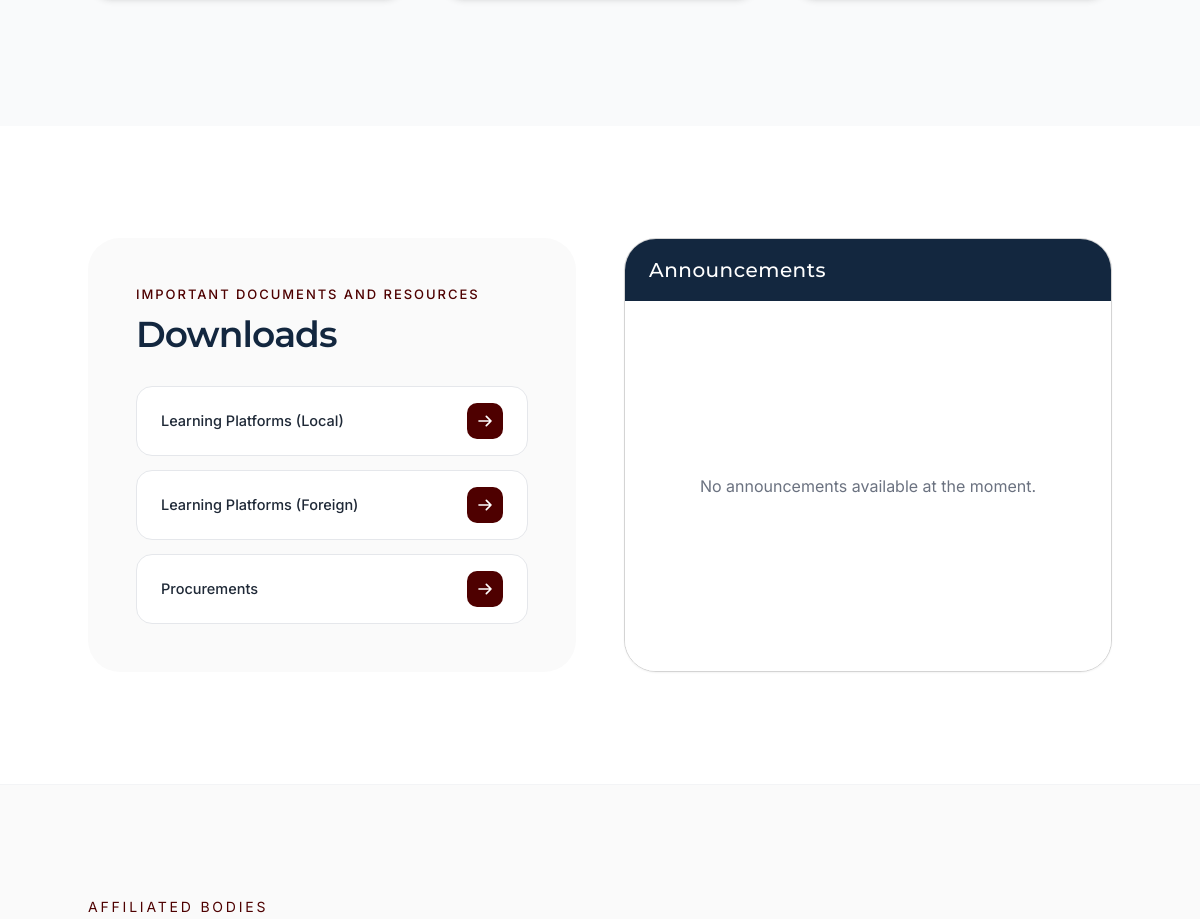
Before: / (middle part) with the older database file.
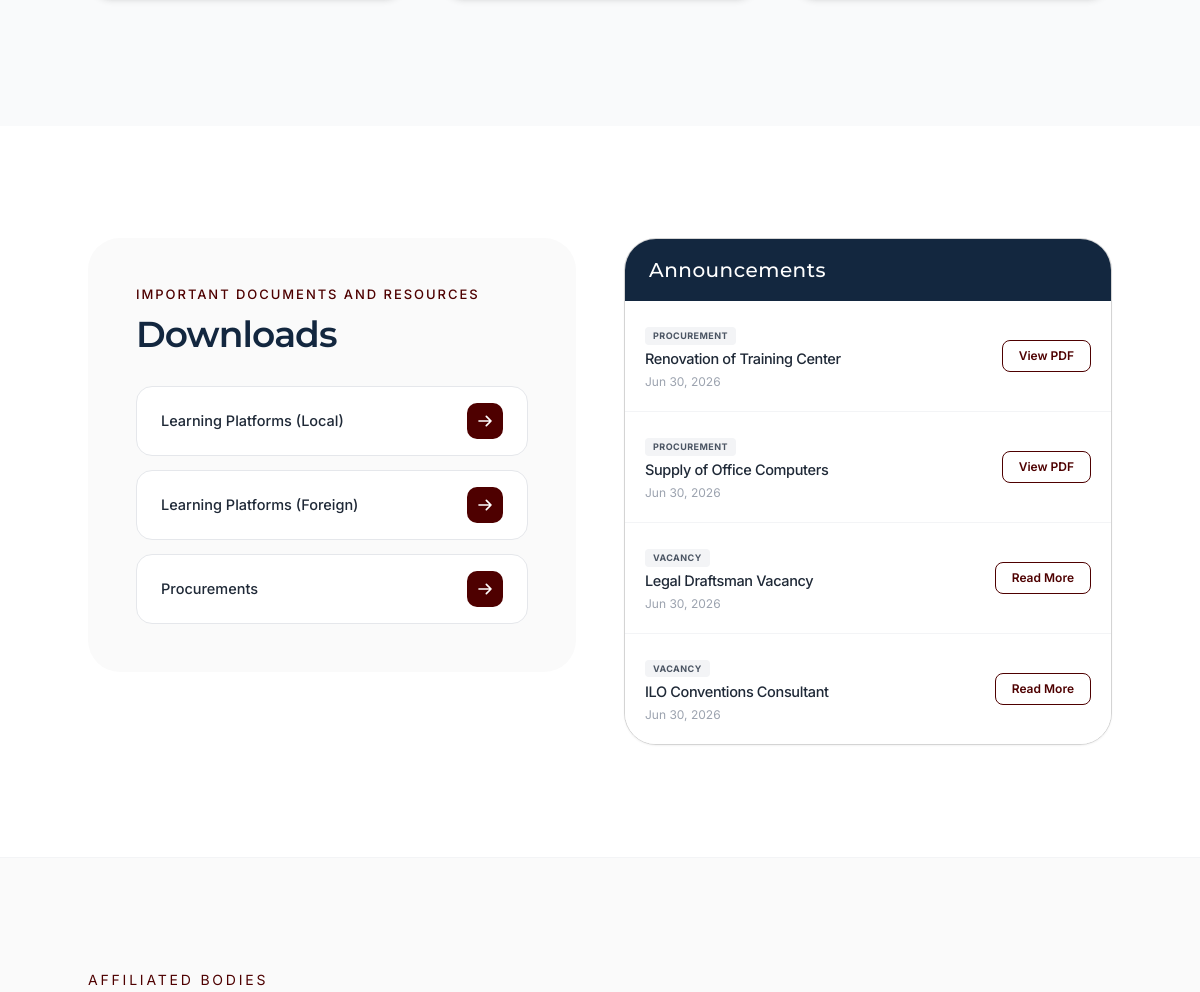
After: the same page with the newer database file.
### tables this page shows
CREATE TABLE `procurements` (
  `id` int(11) NOT NULL AUTO_INCREMENT,
  `title` varchar(255) NOT NULL,
  `description` text DEFAULT NULL,
  `pdf_path` varchar(255) NOT NULL,
  `status` enum('Draft','Published') NOT NULL DEFAULT 'Draft',
  `created_at` timestamp NULL DEFAULT current_timestamp(),
  `updated_at` timestamp NULL DEFAULT current_timestamp() ON UPDATE current_timestamp(),
  PRIMARY KEY (`id`)
);

CREATE TABLE `vacancies` (
  `id` int(11) NOT NULL AUTO_INCREMENT,
  `title` varchar(255) NOT NULL,
  `description` text DEFAULT NULL,
  `pdf_path` varchar(255) NOT NULL,
  `status` enum('Draft','Published') NOT NULL DEFAULT 'Draft',
  `created_at` timestamp NULL DEFAULT current_timestamp(),
  `updated_at` timestamp NULL DEFAULT current_timestamp() ON UPDATE current_timestamp(),
  PRIMARY KEY (`id`)
);

### index.php (the view, shortened to what the changed rows need)
<?php
require_once 'admin/includes/db.php';
$vacanciesRaw = $pdo->query("SELECT id, title, 'Vacancy' as type, pdf_path, created_at, description FROM vacancies WHERE status = 'Published' ORDER BY created_at DESC LIMIT 4")->fetchAll(PDO::FETCH_ASSOC);
$procurementsRaw = $pdo->query("SELECT id, title, 'Procurement' as type, pdf_path, created_at, description FROM procurements WHERE status = 'Published' ORDER BY created_at DESC LIMIT 4")->fetchAll(PDO::FETCH_ASSOC);
$announcementsRaw = array_merge($vacanciesRaw, $procurementsRaw);
usort($announcementsRaw, function($a, $b) {
    return strtotime($b['created_at']) - strtotime($a['created_at']);
});
$announcementsRaw = array_slice($announcementsRaw, 0, 4);
$announcements = [];
foreach ($announcementsRaw as $notice) {
    $notice['content'] = $notice['description'];
    $announcements[] = $notice;
}
include 'includes/header.php';
?>
<link rel="stylesheet" href="https://cdn.jsdelivr.net/npm/swiper@11/swiper-bundle.min.css" />
<section class="py-20 md:py-28 px-4 md:px-16 bg-white" id="downloads-notices">
    <div class="container mx-auto">
        <div class="grid grid-cols-1 lg:grid-cols-2 gap-8 lg:gap-12">
            <div class="bg-[#FAFAFA] rounded-[32px] p-8 md:p-12 flex flex-col self-start">
                <div class="flex flex-col space-y-3.5">
                    <?php
                    $downloads = [
                        ['title' => 'Learning Platforms (Local)', 'url' => 'learning-platforms-local'],
                        ['title' => 'Learning Platforms (Foreign)', 'url' => 'learning-platforms-foreign'],
                        ['title' => 'Procurements', 'url' => 'procurements']
                    ];
                    foreach($downloads as $download):
                    ?>
                    <a href="<?= $download['url'] ?>" class="group flex items-center justify-between bg-white border border-gray-200 rounded-[16px] px-6 py-4 hover:border-gray-300 hover:shadow-sm transition-all duration-300">
                        <span class="text-gray-800 font-medium font-inter text-[14.5px] group-hover:text-secondary transition-colors"><?= $download['title'] ?></span>
                        <div class="bg-secondary text-white w-9 h-9 rounded-[10px] flex items-center justify-center shrink-0 group-hover:bg-primary transition-colors">
                            <svg class="w-4 h-4 transform group-hover:translate-x-0.5 transition-transform" fill="none" stroke="currentColor" viewBox="0 0 24 24"><path stroke-linecap="round" stroke-linejoin="round" stroke-width="2.5" d="M14 5l7 7m0 0l-7 7m7-7H3"></path></svg>
                        </div>
                    </a>
                    <?php endforeach; ?>
                </div>
            </div>
            <div class="bg-white rounded-[32px] border-[0.5px] border-[#D4D4D4] shadow-sm overflow-hidden flex flex-col h-full">
                <div class="divide-y divide-gray-100 bg-white flex-grow flex flex-col">
                    <?php if(empty($announcements)): ?>
                        <div class="p-6 text-center text-gray-500 font-inter flex-grow flex items-center justify-center">No announcements available at the moment.</div>
                    <?php else: ?>
                        <?php foreach($announcements as $notice):
                            $isVacancy = ($notice['type'] === 'Vacancy');
                            $hasPdf = !empty($notice['pdf_path']) && !$isVacancy;
                            $btnUrl = $hasPdf ? htmlspecialchars($notice['pdf_path']) : ($isVacancy ? 'vacancies' : 'procurements');
                            $btnTarget = $hasPdf ? '_blank' : '_self';
                            $btnText = $hasPdf ? 'View PDF' : 'Read More';
                        ?>
                        <div class="p-4 md:p-5 flex justify-between items-center gap-4 hover:bg-gray-50/50 transition-colors duration-200">
                            <div class="flex-grow">
                                <div class="mb-1">
                                    <span class="inline-block px-2 py-0.5 bg-gray-100 text-gray-600 text-[9px] font-bold uppercase tracking-wider rounded"><?= $notice['type'] ?></span>
                                </div>
                                <h4 class="text-gray-800 font-medium font-inter mb-1 text-[13.5px] md:text-[14.5px] leading-snug notranslate"><?= htmlspecialchars($notice['title']) ?></h4>
                                <p class="text-[12px] text-gray-400 font-inter"><?= date('M d, Y', strtotime($notice['created_at'])) ?></p>
                            </div>
                            <a href="<?= $btnUrl ?>" target="<?= $btnTarget ?>"
                                class="border border-secondary text-secondary hover:bg-secondary hover:text-white text-[12px] font-semibold px-4 py-1.5 rounded-lg transition-all duration-200 text-center whitespace-nowrap font-inter shrink-0"><?= $btnText ?></a>
                        </div>
                        <?php endforeach; ?>
                    <?php endif; ?>
                </div>
            </div>
        </div>
    </div>
</section>
<?php include 'includes/footer.php'; ?>

Changed rows visible on the page:
added procurements: type "PROCUREMENT", title "Renovation of Training Center", created_at "Jun 30, 2026", btnText "View PDF"
added procurements: type "PROCUREMENT", title "Supply of Office Computers", created_at "Jun 30, 2026", btnText "View PDF"
added vacancies: type "VACANCY", title "Legal Draftsman Vacancy", created_at "Jun 30, 2026", btnText "Read More"
added vacancies: type "VACANCY", title "ILO Conventions Consultant", created_at "Jun 30, 2026", btnText "Read More"
Other visible differences:
text no longer shown: "No announcements available at the moment."
